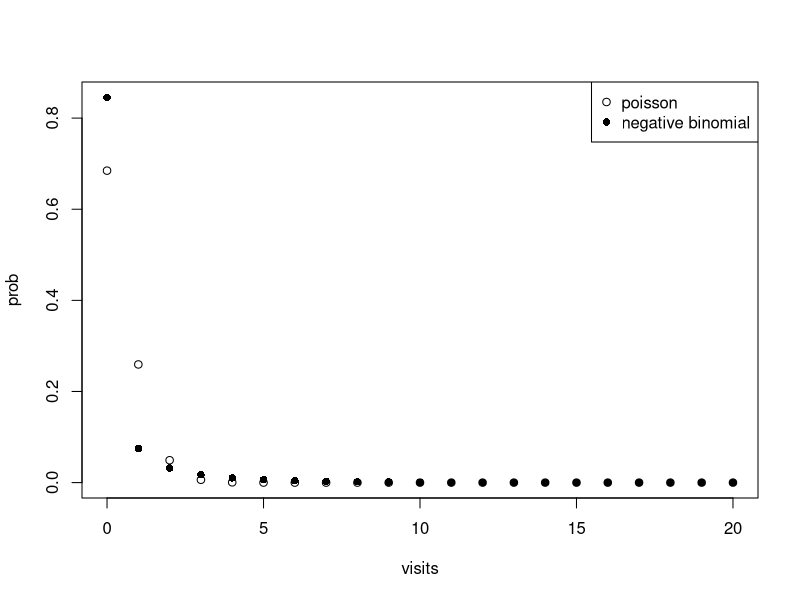

Reproduce this figure in R.
mydata =read.csv("Forum_Posts.csv")

library(MASS)
str(mydata)

poisson.res=glm(posts~.,data=mydata,family=poisson)
summary(poisson.res)

y = mydata$posts
yhat = predict(poisson.res,type="response")

#dispersion statistic(n-k-1로 나눈것)
sum((y-yhat)^2/yhat)/(nrow(mydata)-length(coef(poisson.res)))
#결과가 5.169 (1과 차이大 → overdispersion 없는것 => nbm써야댐)
#(overdispersion있으면 포아송대신 negative binomial model 써야댐. 
# 실무적으로는 1.2~2 : 약한 과산포
# 2~4 : 중간과산포
# 4~ : 심한과산포라고 함

nb.res = glm.nb(posts~., data=mydata) #negative binomial model 적용
summary(nb.res)
#서머리 결과 쎄타가 0.11547으로, 1보다 심각히작으므로(variance는 1/쎄타) overdispersion 명백함

cbind(AIC(poisson.res),AIC(nb.res))
cbind(BIC(poisson.res),BIC(nb.res))
#포아송이랑 nb의 AIC/BIC값(25500 vs 16300 수준) 은 크게차이남(데이터셋이 overdispersion 문제임)

xbar = colMeans(mydata)[2:5] #calculate the mean values of all x variables (1은 y)

xb.pos = crossprod(coef(poisson.res),c(1,xbar)) #b0 + b1 * x1 + b2 * x2 + ... + bk * xk
xb.nb = crossprod(coef(nb.res),c(1,xbar)) #b0 + b1 * x1 + b2 * x2 + ... + bk * xk

k= 0:20
p1= dpois(k,exp(xb.pos)) #pdf of poisson distribution, mean parameter가 exp(xb.pos)
p2= dnbinom(k,size=nb.res$theta,mu=exp(xb.nb)) 
#pdf of negative binomial distribution, 얘는 mean parameter 뿐 아니라 dispersion parameter(size)도 존재

plot(k,p2,pch=16,xlab='visits',ylab='prob') #negative binomial model(pch는 point character)

points(k,p1) #poisson model거 추가비교
legend('topright',c('poisson','negative binomial'),pch=c(1,16))

#cf) 만약 데이터셋이 과산포가 있어도, 기대값(평균)만관심있다면 포아송모델 걍써도됨(nb model굳이안쓰고)
#=> 분산값이 평균보다커도(과산포있어도) 포아송모델의 평균추정치(MLE)는 일관성있음